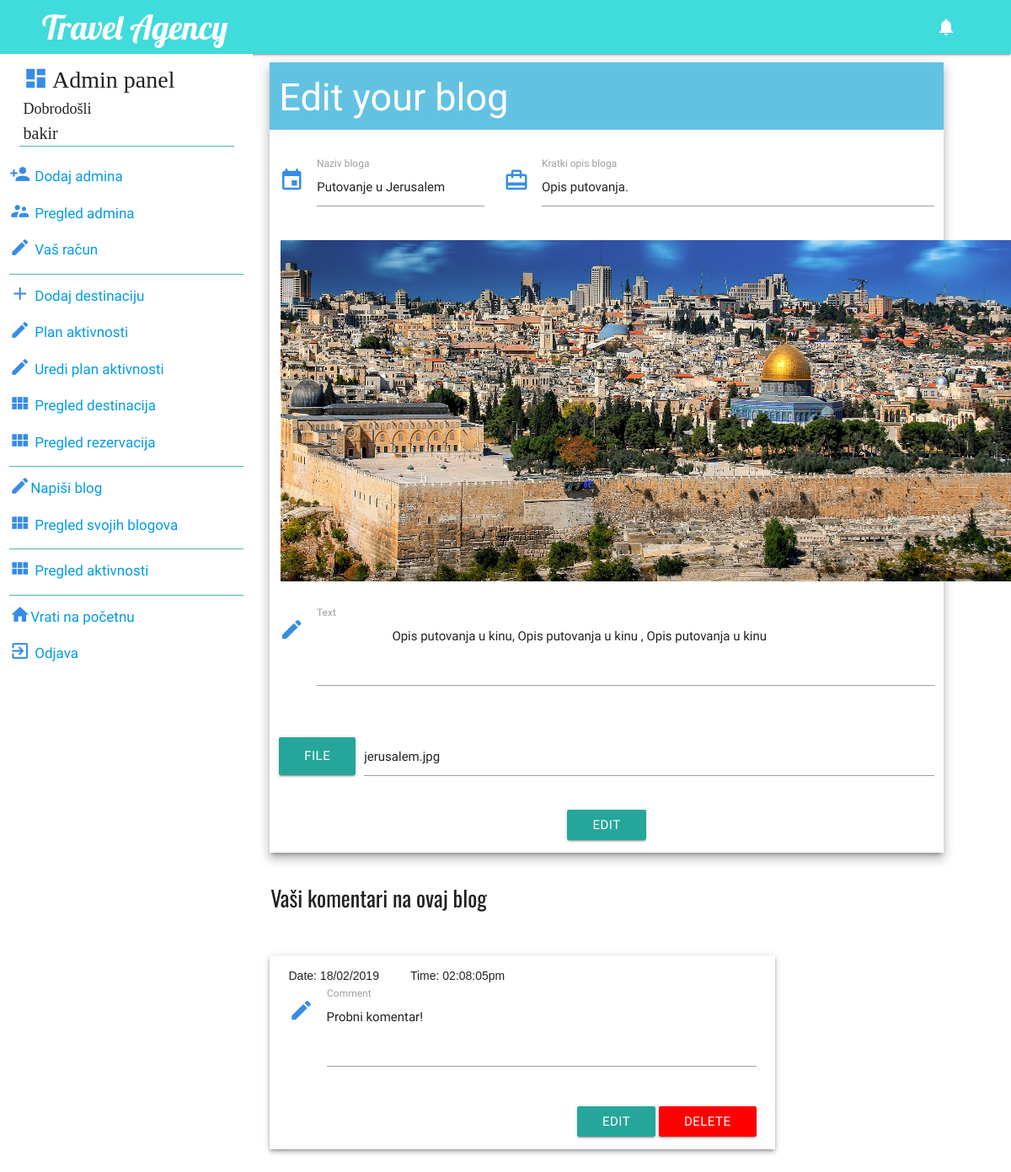
The app's page /urediBlog.php?id=2 (signed in) with its own data.
### tables this page shows
CREATE TABLE IF NOT EXISTS `blog` (
  `id_bloga` int(200) NOT NULL AUTO_INCREMENT,
  `id_korisnika` int(200) NOT NULL,
  `ime_korisnika` varchar(100) NOT NULL,
  `naziv_bloga` varchar(250) NOT NULL,
  `kratki_opis` varchar(250) NOT NULL,
  `text_bloga` varchar(250) NOT NULL,
  `datum_postavljanja` varchar(100) NOT NULL,
  `vrijeme_postavljanja` varchar(50) NOT NULL,
  `slika` varchar(250) NOT NULL,
  PRIMARY KEY (`id_bloga`)
);

CREATE TABLE IF NOT EXISTS `komentari` (
  `id_komentara` int(100) NOT NULL AUTO_INCREMENT,
  `id_bloga` int(100) NOT NULL,
  `id_korisnika` int(100) NOT NULL,
  `naziv_korisnika` varchar(50) NOT NULL,
  `komentar` varchar(250) NOT NULL,
  `datum` varchar(100) NOT NULL,
  `vrijeme` varchar(100) NOT NULL,
  PRIMARY KEY (`id_komentara`)
);

### urediBlog.php (the view, shortened to what this page needs)
<?php
include('db/konekcija.php');
    $id_bloga = $_GET['id'];
    $dbidkorisnika = $_SESSION['id_kor'];
    $query = "SELECT * FROM komentari WHERE id_bloga = $id_bloga AND id_korisnika = $dbidkorisnika";
    $query2 ="SELECT * FROM blog WHERE id_bloga = $id_bloga AND id_korisnika = $dbidkorisnika";
?>
<!DOCTYPE html>
<html lang="en">
<head>
        <link type="text/css" rel="stylesheet" href="css/materialize.css"  media="screen,projection"/>
        <link type="text/css" rel="stylesheet" href="css/styleAdmin.css"  media="screen,projection"/>
        <link type="text/css" rel="stylesheet" href="css/animate.css"  media="screen,projection"/>
</head>
</head>
<body>
     <?php  include 'adminPanel.php'; ?>
    <div class="col s8 z-depth-4" style="margin-left: 20px; margin-top: 10px; padding:0">
        <div class="row" style="background-color:rgb(99, 194, 226); margin-bottom: 10px;">
            <div class="col s12 left-align" style="height:80px;">
                <h4 style="margin-bottom:0;color:white; font-size:45px;">Edit your blog</h4>
            </div>
        </div>
        <?php
            if( $res2 = mysqli_query($conn, $query2)){
                if(mysqli_num_rows($res2) > 0){
                    while ($row2 = mysqli_fetch_array($res2)){
                ?>
        <form action="" method="POST" enctype='multipart/form-data'>
            <div class="row">
                <div class="col s4">
                    <div class="input-field">
                        <i class="material-icons prefix">event</i>
                        <input  type="text" id="naziv" name="naziv" value="<?php echo $row2['naziv_bloga'] ?>">
                        <label for="naziv">Naziv bloga</label>
                    </div>
                </div>
                <div class="col s8">
                    <div class="input-field">
                        <i class="material-icons prefix">card_travel</i>
                        <input  type="text" id="opis" name="opis" value="<?php echo $row2['kratki_opis'] ?>">
                        <label for="opis">Kratki opis bloga</label>
                    </div>
                </div>
            </div>
            <div class="row" >
                <div class="col s12" style="padding:0; margin-left:13px;">
                    <img src="images/<?php echo $row2['slika']?>" width="875px" height="405px" alt="">
                </div>
            </div>
            <div class="row">
                <div class="input-field col s12">
                    <i class="material-icons prefix">mode_edit</i>
                    <textarea id="textarea" class="materialize-textarea" name="tekst">
                        <?php echo ltrim($row2['text_bloga']) ?>
                    </textarea>
                    <label for="textarea2">Text</label>
                </div>
            </div>
            <div class="row">
                <div class="col s12">
                    <div class="file-field input-field">
                        <div class="btn">
                            <span>File</span>
                        </div>
                        <div class="file-path-wrapper">
                            <input class="file-path validate" type="text" value="<?php echo $row2['slika'] ?>">
                        </div>
                    </div>
                </div>
            </div>
            <div class="input-field center-align">
                <button class="btn waves-effect waves-light" value="submit"
                    type="submit" name="urediBlog"  style="margin-bottom:15px;">
                    EDIT
                </button>
            </div>
        </form>
        <?php
                }
           }
       }
   ?>
     </div>
     <div class="row">
        <div class="col s4 push-s3">
            <h4 class="yourComment">Vaši komentari na ovaj blog</h4>
        </div>
     </div>
     <div class="row">
        <?php
        if( $res = mysqli_query($conn, $query) or die(mysqli_error($conn))){
            if(mysqli_num_rows($res) > 0){
             while ($row = mysqli_fetch_array($res)){
         ?>
       <div class="col s6 push-s3 z-depth-2" style="margin-top: 20px; margin-left: 20px;">
            <form action="" method="POST">
                <div class="row" style="margin-bottom:0;">
                    <div class="col s3">
                        <p style="font-size: 14px; font-family: 'Raleway', sans-serif; ">
                            Date: <?php echo $row['datum']?>
                        </p>
                    </div>
                    <div class="col s3">
                        <p style="font-size: 14px; font-family: 'Raleway', sans-serif; ">
                            Time: <?php echo $row['vrijeme']?>
                        </p>
                    </div>
                    <div class="col s3">
                    </div>
                </div>
                <div class="row">
                    <div class="input-field col s12">
                        <i class="material-icons prefix">mode_edit</i>
                        <textarea id="textarea" name="noviKomentar" class="materialize-textarea"><?php echo $row['komentar'];?></textarea>
                        <label for="textarea2">Comment</label>
                    </div>
                </div>
                <div class="col s12 right-align">
                    <button class="btn waves-effect waves-light" value="dodaj"
                    type="dodaj" name="uredi"  style="margin-bottom:15px;">
                        EDIT
                    </button>
                    <button class="btn waves-effect waves-light" value="dodaj"
                    type="dodaj" name="obrisi"  style="margin-bottom:15px; background: red;">
                        DELETE
                    </button>
                </div>
            </form>
       </div>
       <?php }
   }
   }
   ?>
     </div>
</body>
</html>

### css/styleAdmin.css (style rules this page uses)
.material-icons { color: #368ce7 !important; }
.yourComment { font-family: 'Oswald', sans-serif; font-size: 26px; margin-top: 40px; margin-left: 10px; }

### records on screen
blog: naziv "Putovanje u Jerusalem", opis "Opis putovanja.", slika (picture), tekst "Opis putovanja u kinu, Opis putovanja u kinu , Opis putovanja u kinu", slika "jerusalem.jpg"
komentari: datum "18/02/2019", vrijeme "02:08:05pm", noviKomentar "Probni komentar!"

### other values on screen
$_SESSION['korisnik'] "bakir"
